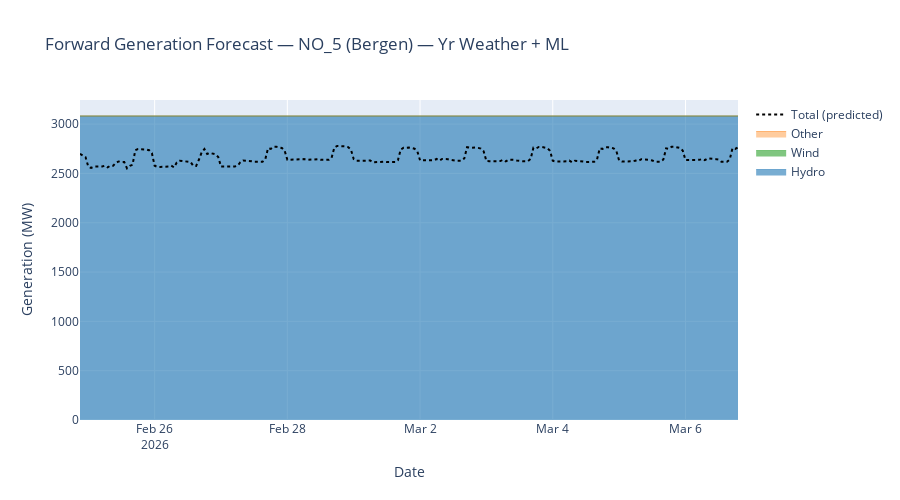

Write notebook code for a chart like this one.
### Markdown cell above
## 7. Forward Forecast

Generate forward-looking generation forecasts for all 3 targets using Yr weather data.

This builds a feature matrix from:
- **Yr forecast weather** (replacing historical temperature, wind_speed, precipitation)
- **Calendar features** (computed from the forecast horizon timestamps)
- **Last known values** for slow-moving features (reservoir filling, commodity prices, FX)

The output is a **stacked area chart** showing the predicted generation mix and a
daily aggregation table.

### Code cell
from src.data.fetch_yr_forecast import fetch_yr_forecast
import holidays as holidays_lib

# Fetch Yr weather forecast for Bergen (NO_5)
yr_df = fetch_yr_forecast(ZONE, cache=True)

if not yr_df.empty:
    print(f"Yr forecast for {ZONE}: {len(yr_df)} hours")
    print(f"  Range: {yr_df.index.min()} to {yr_df.index.max()}")

    # Build forward feature matrices for each target
    # Use the last 336 hours of history as template for slow-moving features
    last_features = df.iloc[-336:]
    forecast_index = yr_df.index
    n_steps = len(forecast_index)

    def build_forward_features(model, feature_cols):
        """Build forward feature matrix using Yr weather + calendar + last known values."""
        template = last_features[feature_cols].iloc[-1:].copy()
        X_future = pd.DataFrame(
            np.tile(template.values, (n_steps, 1)),
            columns=feature_cols,
            index=forecast_index,
        )

        # Override calendar features
        no_hol = holidays_lib.Norway()
        cal_map = {
            "hour_of_day": forecast_index.hour,
            "day_of_week": forecast_index.dayofweek,
            "month": forecast_index.month,
            "week_of_year": forecast_index.isocalendar().week.values,
            "is_weekend": (forecast_index.dayofweek >= 5).astype(int),
            "is_holiday": pd.Series(
                [int(d in no_hol) for d in forecast_index.date], index=forecast_index,
            ),
            "is_business_hour": (
                (forecast_index.hour >= 8) & (forecast_index.hour <= 17)
                & (forecast_index.dayofweek < 5)
            ).astype(int),
        }
        for col, values in cal_map.items():
            if col in X_future.columns:
                X_future[col] = values

        # Override weather with Yr forecast
        yr_to_hist = {
            "yr_temperature": "temperature",
            "yr_wind_speed": "wind_speed",
            "yr_precipitation_1h": "precipitation",
            "yr_cloud_cover": "cloud_cover",
            "yr_humidity": "humidity",
            "yr_pressure": "pressure",
        }
        for yr_col, hist_col in yr_to_hist.items():
            if hist_col in X_future.columns and yr_col in yr_df.columns:
                X_future[hist_col] = yr_df[yr_col].reindex(forecast_index)

        return X_future

    # Forecast total generation
    best_total_model = total_models[min(total_maes, key=total_maes.get)]
    X_fwd_total = build_forward_features(best_total_model, best_total_model.feature_names_)
    fwd_total = best_total_model.predict(X_fwd_total)

    # Forecast hydro generation
    best_hydro_model = hydro_models[min(hydro_maes, key=hydro_maes.get)]
    X_fwd_hydro = build_forward_features(best_hydro_model, best_hydro_model.feature_names_)
    fwd_hydro = best_hydro_model.predict(X_fwd_hydro)

    # Forecast wind generation
    best_wind_model = wind_models[min(wind_maes, key=wind_maes.get)]
    X_fwd_wind = build_forward_features(best_wind_model, best_wind_model.feature_names_)
    fwd_wind = best_wind_model.predict(X_fwd_wind)

    # Clip negative predictions to 0 (generation cannot be negative)
    fwd_total = fwd_total.clip(lower=0)
    fwd_hydro = fwd_hydro.clip(lower=0)
    fwd_wind = fwd_wind.clip(lower=0)

    # Build forward forecast DataFrame
    fwd_df = pd.DataFrame({
        "generation_total": fwd_total.values,
        "generation_hydro": fwd_hydro.values,
        "generation_wind": fwd_wind.values,
    }, index=forecast_index)
    fwd_df["generation_other"] = (fwd_df["generation_total"] - fwd_df["generation_hydro"] - fwd_df["generation_wind"]).clip(lower=0)

    print(f"\nForward forecast: {len(fwd_df)} hours")
    for col in ["generation_total", "generation_hydro", "generation_wind"]:
        print(f"  {col}: mean={fwd_df[col].mean():.0f} MW, "
              f"min={fwd_df[col].min():.0f}, max={fwd_df[col].max():.0f}")

    # Stacked area chart of predicted generation mix
    fig = go.Figure()
    fig.add_trace(go.Scatter(
        x=fwd_df.index, y=fwd_df["generation_hydro"],
        mode="lines", name="Hydro", stackgroup="one",
        line=dict(width=0.5, color="#1f77b4"),
        fillcolor="rgba(31, 119, 180, 0.6)",
    ))
    fig.add_trace(go.Scatter(
        x=fwd_df.index, y=fwd_df["generation_wind"],
        mode="lines", name="Wind", stackgroup="one",
        line=dict(width=0.5, color="#2ca02c"),
        fillcolor="rgba(44, 160, 44, 0.6)",
    ))
    fig.add_trace(go.Scatter(
        x=fwd_df.index, y=fwd_df["generation_other"],
        mode="lines", name="Other", stackgroup="one",
        line=dict(width=0.5, color="#ff7f0e"),
        fillcolor="rgba(255, 127, 14, 0.4)",
    ))
    fig.add_trace(go.Scatter(
        x=fwd_df.index, y=fwd_df["generation_total"],
        mode="lines", name="Total (predicted)",
        line=dict(width=2, color="black", dash="dot"),
    ))

    fig.update_layout(
        title=f"Forward Generation Forecast — {ZONE} (Bergen) — Yr Weather + ML",
        xaxis_title="Date",
        yaxis_title="Generation (MW)",
        hovermode="x unified",
        height=500,
    )
    fig.show()

    # Daily aggregation table
    fwd_daily = fwd_df.resample("D").agg({"generation_total": "mean", "generation_hydro": "mean", "generation_wind": "mean"}).dropna()
    fwd_daily.columns = ["Total (MW)", "Hydro (MW)", "Wind (MW)"]
    fwd_daily["Hydro %"] = (fwd_daily["Hydro (MW)"] / fwd_daily["Total (MW)"] * 100).round(1)
    fwd_daily["Wind %"] = (fwd_daily["Wind (MW)"] / fwd_daily["Total (MW)"] * 100).round(1)

    print(f"\nDaily forecast ({len(fwd_daily)} days):")
    display(fwd_daily.round(0))

else:
    print("Yr forecast fetch failed — skipping forward forecast.")
    fwd_df = pd.DataFrame()

### Figure 1 — Plotly figure (JSON) as saved in the notebook; plotly's stock layout.template omitted (floating-point values rounded to 4 significant figures; data arrays with more than 128 entries replaced by an {"elided": "..."} marker saying what was removed)
{"data": [{"fillcolor": "rgba(31, 119, 180, 0.6)", "line": {"color": "#1f77b4", "width": 0.5}, "mode": "lines", "name": "Hydro", "stackgroup": "one", "type": "scatter", "x": {"elided": "239 str values"}, "y": {"elided": "239 float values"}}, {"fillcolor": "rgba(44, 160, 44, 0.6)", "line": {"color": "#2ca02c", "width": 0.5}, "mode": "lines", "name": "Wind", "stackgroup": "one", "type": "scatter", "x": {"elided": "239 str values"}, "y": {"elided": "239 float values"}}, {"fillcolor": "rgba(255, 127, 14, 0.4)", "line": {"color": "#ff7f0e", "width": 0.5}, "mode": "lines", "name": "Other", "stackgroup": "one", "type": "scatter", "x": {"elided": "239 str values"}, "y": {"elided": "239 float values"}}, {"line": {"color": "black", "dash": "dot", "width": 2}, "mode": "lines", "name": "Total (predicted)", "type": "scatter", "x": {"elided": "239 str values"}, "y": {"elided": "239 float values"}}], "layout": {"height": 500, "hovermode": "x unified", "title": {"text": "Forward Generation Forecast — NO_5 (Bergen) — Yr Weather + ML"}, "xaxis": {"title": {"text": "Date"}}, "yaxis": {"title": {"text": "Generation (MW)"}}}}
